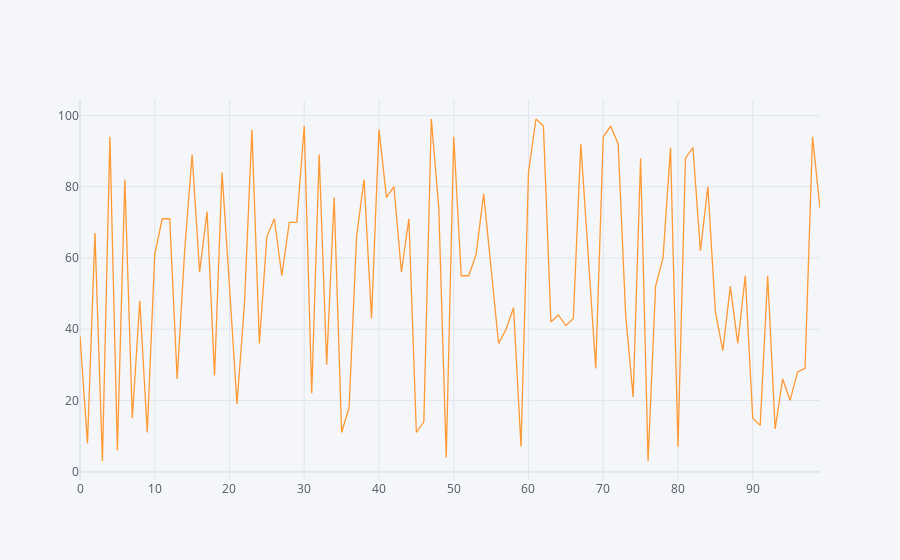

Source (notebook cell):
### Code cell
df1.iplot()

### Figure 1 — Plotly figure (JSON) as saved in the notebook; plotly's stock layout.template omitted (floating-point values rounded to 4 significant figures)
{"data": [{"line": {"color": "rgba(255, 153, 51, 1.0)", "dash": "solid", "shape": "linear", "width": 1.3}, "mode": "lines", "name": "0", "text": "", "type": "scatter", "x": [0, 1, 2, 3, 4, 5, 6, 7, 8, 9, 10, 11, 12, 13, 14, 15, 16, 17, 18, 19, 20, 21, 22, 23, 24, 25, 26, 27, 28, 29, 30, 31, 32, 33, 34, 35, 36, 37, 38, 39, 40, 41, 42, 43, 44, 45, 46, 47, 48, 49, 50, 51, 52, 53, 54, 55, 56, 57, 58, 59, 60, 61, 62, 63, 64, 65, 66, 67, 68, 69, 70, 71, 72, 73, 74, 75, 76, 77, 78, 79, 80, 81, 82, 83, 84, 85, 86, 87, 88, 89, 90, 91, 92, 93, 94, 95, 96, 97, 98, 99], "y": [38, 8, 67, 3, 94, 6, 82, 15, 48, 11, 61, 71, 71, 26, 62, 89, 56, 73, 27, 84, 52, 19, 47, 96, 36, 66, 71, 55, 70, 70, 97, 22, 89, 30, 77, 11, 18, 66, 82, 43, 96, 77, 80, 56, 71, 11, 14, 99, 74, 4, 94, 55, 55, 61, 78, 57, 36, 40, 46, 7, 84, 99, 97, 42, 44, 41, 43, 92, 60, 29, 94, 97, 92, 44, 21, 88, 3, 52, 60, 91, 7, 88, 91, 62, 80, 45, 34, 52, 36, 55, 15, 13, 55, 12, 26, 20, 28, 29, 94, 74]}], "layout": {"legend": {"bgcolor": "#F5F6F9", "font": {"color": "#4D5663"}}, "paper_bgcolor": "#F5F6F9", "plot_bgcolor": "#F5F6F9", "title": {"font": {"color": "#4D5663"}}, "xaxis": {"gridcolor": "#E1E5ED", "showgrid": true, "tickfont": {"color": "#4D5663"}, "title": {"font": {"color": "#4D5663"}, "text": ""}, "zerolinecolor": "#E1E5ED"}, "yaxis": {"gridcolor": "#E1E5ED", "showgrid": true, "tickfont": {"color": "#4D5663"}, "title": {"font": {"color": "#4D5663"}, "text": ""}, "zerolinecolor": "#E1E5ED"}}}
